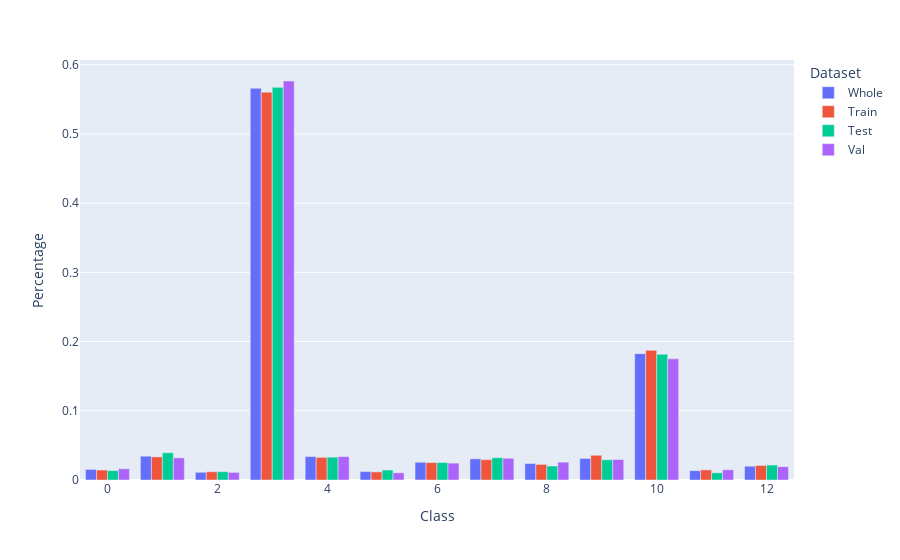

The notebook cell saved with this chart:
### Code cell
plot_split_stratification(dataset, train_subset, test_subset, val_subset)

### Figure 1 — Plotly figure (JSON) as saved in the notebook; plotly's stock layout.template omitted (floating-point values rounded to 4 significant figures)
{"data": [{"alignmentgroup": "True", "hovertemplate": "Dataset=Whole<br>Class=%{x}<br>Percentage=%{y}<extra></extra>", "legendgroup": "Whole", "marker": {"color": "#636efa", "pattern": {"shape": ""}}, "name": "Whole", "offsetgroup": "Whole", "orientation": "v", "showlegend": true, "textposition": "auto", "type": "bar", "x": [0, 1, 2, 3, 4, 5, 6, 7, 8, 9, 10, 11, 12], "xaxis": "x", "y": [0.01534, 0.03442, 0.01113, 0.5659, 0.03395, 0.01224, 0.02565, 0.03062, 0.0238, 0.03108, 0.1826, 0.01349, 0.01989], "yaxis": "y"}, {"alignmentgroup": "True", "hovertemplate": "Dataset=Train<br>Class=%{x}<br>Percentage=%{y}<extra></extra>", "legendgroup": "Train", "marker": {"color": "#EF553B", "pattern": {"shape": ""}}, "name": "Train", "offsetgroup": "Train", "orientation": "v", "showlegend": true, "textposition": "auto", "type": "bar", "x": [0, 1, 2, 3, 4, 5, 6, 7, 8, 9, 10, 11, 12], "xaxis": "x", "y": [0.0144, 0.0334, 0.0119, 0.5602, 0.0327, 0.0117, 0.0252, 0.0294, 0.0225, 0.0357, 0.1873, 0.0146, 0.021], "yaxis": "y"}, {"alignmentgroup": "True", "hovertemplate": "Dataset=Test<br>Class=%{x}<br>Percentage=%{y}<extra></extra>", "legendgroup": "Test", "marker": {"color": "#00cc96", "pattern": {"shape": ""}}, "name": "Test", "offsetgroup": "Test", "orientation": "v", "showlegend": true, "textposition": "auto", "type": "bar", "x": [0, 1, 2, 3, 4, 5, 6, 7, 8, 9, 10, 11, 12], "xaxis": "x", "y": [0.0136, 0.0394, 0.012, 0.5672, 0.033, 0.0144, 0.0252, 0.0322, 0.0202, 0.0292, 0.1816, 0.0104, 0.0216], "yaxis": "y"}, {"alignmentgroup": "True", "hovertemplate": "Dataset=Val<br>Class=%{x}<br>Percentage=%{y}<extra></extra>", "legendgroup": "Val", "marker": {"color": "#ab63fa", "pattern": {"shape": ""}}, "name": "Val", "offsetgroup": "Val", "orientation": "v", "showlegend": true, "textposition": "auto", "type": "bar", "x": [0, 1, 2, 3, 4, 5, 6, 7, 8, 9, 10, 11, 12], "xaxis": "x", "y": [0.0162, 0.032, 0.011, 0.5764, 0.0338, 0.0104, 0.0244, 0.0314, 0.0258, 0.0296, 0.175, 0.0148, 0.0192], "yaxis": "y"}], "layout": {"barmode": "group", "legend": {"title": {"text": "Dataset"}, "tracegroupgap": 0}, "margin": {"t": 60}, "xaxis": {"anchor": "y", "domain": [0, 1], "title": {"text": "Class"}}, "yaxis": {"anchor": "x", "domain": [0, 1], "title": {"text": "Percentage"}}}}
